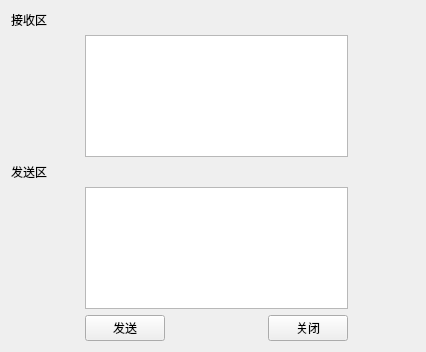
<?xml version="1.0" encoding="UTF-8"?>
<ui version="4.0">
 <class>ServerWidget</class>
 <widget class="QWidget" name="ServerWidget">
  <property name="geometry">
   <rect>
    <x>0</x>
    <y>0</y>
    <width>426</width>
    <height>352</height>
   </rect>
  </property>
  <property name="windowTitle">
   <string>ServerWidget</string>
  </property>
  <layout class="QGridLayout" name="gridLayout">
   <item row="0" column="0">
    <widget class="QLabel" name="labelRecieve">
     <property name="text">
      <string>接收区</string>
     </property>
    </widget>
   </item>
   <item row="1" column="1" colspan="3">
    <widget class="QTextEdit" name="textEditRead"/>
   </item>
   <item row="2" column="0">
    <widget class="QLabel" name="labelSend">
     <property name="text">
      <string>发送区</string>
     </property>
    </widget>
   </item>
   <item row="3" column="1" colspan="3">
    <widget class="QTextEdit" name="textEditWrite"/>
   </item>
   <item row="4" column="0">
    <spacer name="horizontalSpacer">
     <property name="orientation">
      <enum>Qt::Horizontal</enum>
     </property>
     <property name="sizeHint" stdset="0">
      <size>
       <width>67</width>
       <height>20</height>
      </size>
     </property>
    </spacer>
   </item>
   <item row="4" column="1">
    <widget class="QPushButton" name="buttonSend">
     <property name="text">
      <string>发送</string>
     </property>
    </widget>
   </item>
   <item row="4" column="2">
    <spacer name="horizontalSpacer_3">
     <property name="orientation">
      <enum>Qt::Horizontal</enum>
     </property>
     <property name="sizeHint" stdset="0">
      <size>
       <width>91</width>
       <height>20</height>
      </size>
     </property>
    </spacer>
   </item>
   <item row="4" column="3">
    <widget class="QPushButton" name="buttonClose">
     <property name="text">
      <string>关闭</string>
     </property>
    </widget>
   </item>
   <item row="4" column="4">
    <spacer name="horizontalSpacer_2">
     <property name="orientation">
      <enum>Qt::Horizontal</enum>
     </property>
     <property name="sizeHint" stdset="0">
      <size>
       <width>67</width>
       <height>20</height>
      </size>
     </property>
    </spacer>
   </item>
  </layout>
 </widget>
 <layoutdefault spacing="6" margin="11"/>
 <resources/>
 <connections/>
</ui>
